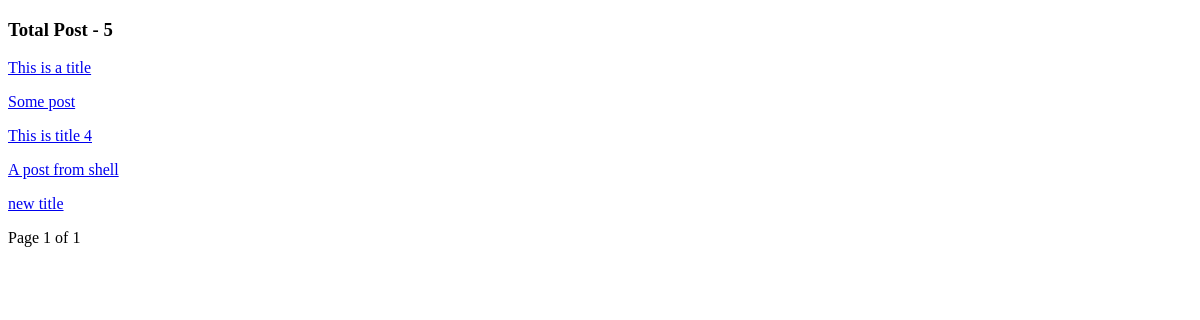
The page /list/ on the database as committed earlier.
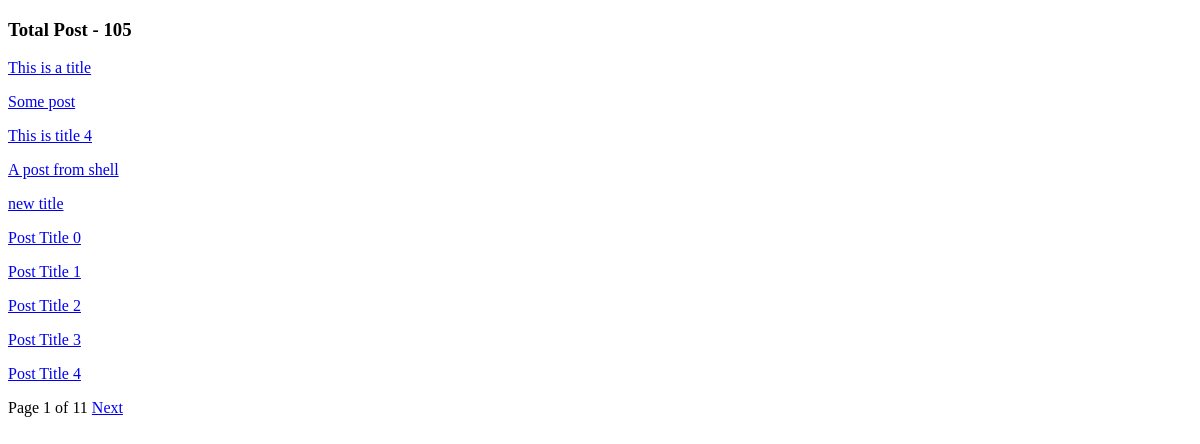
The same page on the database as committed later.
### myapp/models.py (models this page shows)
class Post(models.Model):
    choice = (
        ('published', 'PUBLISHED'),
        ('draft', 'DRAFT')
    )
    title = models.CharField(max_length=50)
    slug = models.SlugField(blank=True)
    body = models.TextField()
    published = models.DateTimeField(default=timezone.now)
    created = models.DateTimeField(auto_now_add=True)
    updated = models.DateTimeField(auto_now=True)
    status = models.CharField(choices = choice, max_length=50)
    author = models.ForeignKey(User, on_delete=models.CASCADE)
    objects = models.Manager()
    new_manager = PublishedManager()
    tags = TaggableManager()
    def __str__(self):
        return self.title
    def get_absolute_url(self, ):
        return reverse('myapp:detailview', args=[self.pk])

### myapp/views.py (the view)
# urls.py: path("list/", views.post_list, name='listview'),
def post_list(request):
    all_posts = Post.objects.all()
    paginator = Paginator(all_posts, 10)
    print(request.GET)
    page = request.GET.get('page')
    try:
        posts = paginator.page(page)
    except PageNotAnInteger:
        posts = paginator.page(1)
    except EmptyPage:
        posts = paginator.page(paginator.num_pages)
    return render(request, "myapp/homepage.html", context={'posts':posts})

### myapp/templatetags/blog_tags.py (called while the page is built)
@register.simple_tag
def total_post():
    return Post.objects.count()

### templates/myapp/homepage.html (shortened to what this page needs)
{% load blog_tags %}
<!DOCTYPE html>
<html lang="en">
<head>
</head>
<body>
    <h3> Total Post - {% total_post %} </h3>
    {% for post in posts %}
        <a href="{{ post.get_absolute_url }}">{{post|linebreaks}}</a>
    {% endfor %}
    {% include "myapp/pagination.html" with page=posts %}
</body>
</html>

### templates/myapp/pagination.html (shortened to what this page needs)
<div>
Page {{page.number}} of {{page.paginator.num_pages}}
{% if page.has_next %}
    <a href="?page={{page.next_page_number}}">Next</a>
{% endif %}
</div>

Rows that differ between the two databases and show on the page:
added Post: title "Post Title 0"
added Post: title "Post Title 1"
added Post: title "Post Title 2"
added Post: title "Post Title 3"
added Post: title "Post Title 4"
Other text that changed with them:
{{ page.paginator.num_pages }}: "1" → "11"
text no longer shown: "5"
text now shown: "105 Next"
